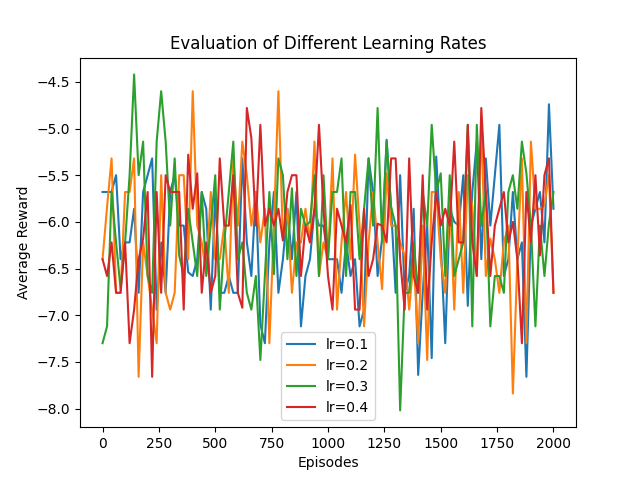

The script that saved this image:
import random
import matplotlib.pyplot as plt
import math

from ttt import Tictactoe, Agent, Orchestrator

class GradientMethod(Agent):
    def __init__(self, lr: float = 0.1):
        self.H = [[[0] * 9 for _ in range(512)] for _ in range(512)]
        self.lr = lr
        self.R_total = 0
        self.k = 1
        self.steps: list[tuple[int, int, int, int]] = []
    
    def new_simulation(self):
        self.steps = []
    
    def get_action(self, board: Tictactoe, player: int, training: bool = True) -> int:
        r = random.random()
        x_value, o_value = board.get_numbers()
        denom = sum([math.e ** self.H[x_value][o_value][a] for a in range(9)])
        numerator = 0
        for row in range(3):
            for col in range(3):
                action_num = row * 3 + col
                numerator += math.e ** self.H[x_value][o_value][action_num]
                if r < numerator / denom:
                    if training:
                        self.steps.append((x_value, o_value, action_num, player))
                    return (row, col)
        # fallback
        if training:
            self.steps.append((x_value, o_value, action_num, player))
        return (row, col)

    def update_invalid_move(self, reward: float):
        x_value, o_value, action_num, player = self.steps[-1]
        self.steps = self.steps[:-1]
        self._update(x_value, o_value, action_num, reward)
    
    def _update(self, x_value: int, o_value: int, action_num: int, reward: float):
        reward = reward / 100
        denom = sum([math.e ** self.H[x_value][o_value][a] for a in range(9)])
        pi_a = math.e ** self.H[x_value][o_value][action_num] / denom
        self.H[x_value][o_value][action_num] += self.lr * reward * (1 - pi_a)
        for a in range(9):
            if a != action_num:
                pi_a = math.e ** self.H[x_value][o_value][a] / denom
                self.H[x_value][o_value][a] -= self.lr * reward * pi_a
        self.R_total += reward
        self.k += 1
    
    def update_action_value(self, reward: float):
        for x_value, o_value, action_num, player in self.steps:
            if player == 1:
                self._update(x_value, o_value, action_num, reward)
            else:
                self._update(o_value, x_value, action_num, -reward)

def main():
    lrs = [0.1, 0.2, 0.3, 0.4]
    evaluation_results = []
    breakpoints = 20
    for lr in lrs:
        agent = GradientMethod(lr=lr)
        orchestrator = Orchestrator(agent)
        evaluation_results.append(orchestrator.run(num_iterations=2000, breakpoints=breakpoints))
    plt.figure()
    for evaluation_result, lr in zip(evaluation_results, lrs):
        plt.plot([i * breakpoints for i in range(len(evaluation_result))], evaluation_result, label=f"lr={lr}")
    plt.xlabel("Episodes")
    plt.ylabel("Average Reward")
    plt.title("Evaluation of Different Learning Rates")
    plt.legend()
    plt.savefig("gradient.png")


if __name__ == "__main__":
    main()
